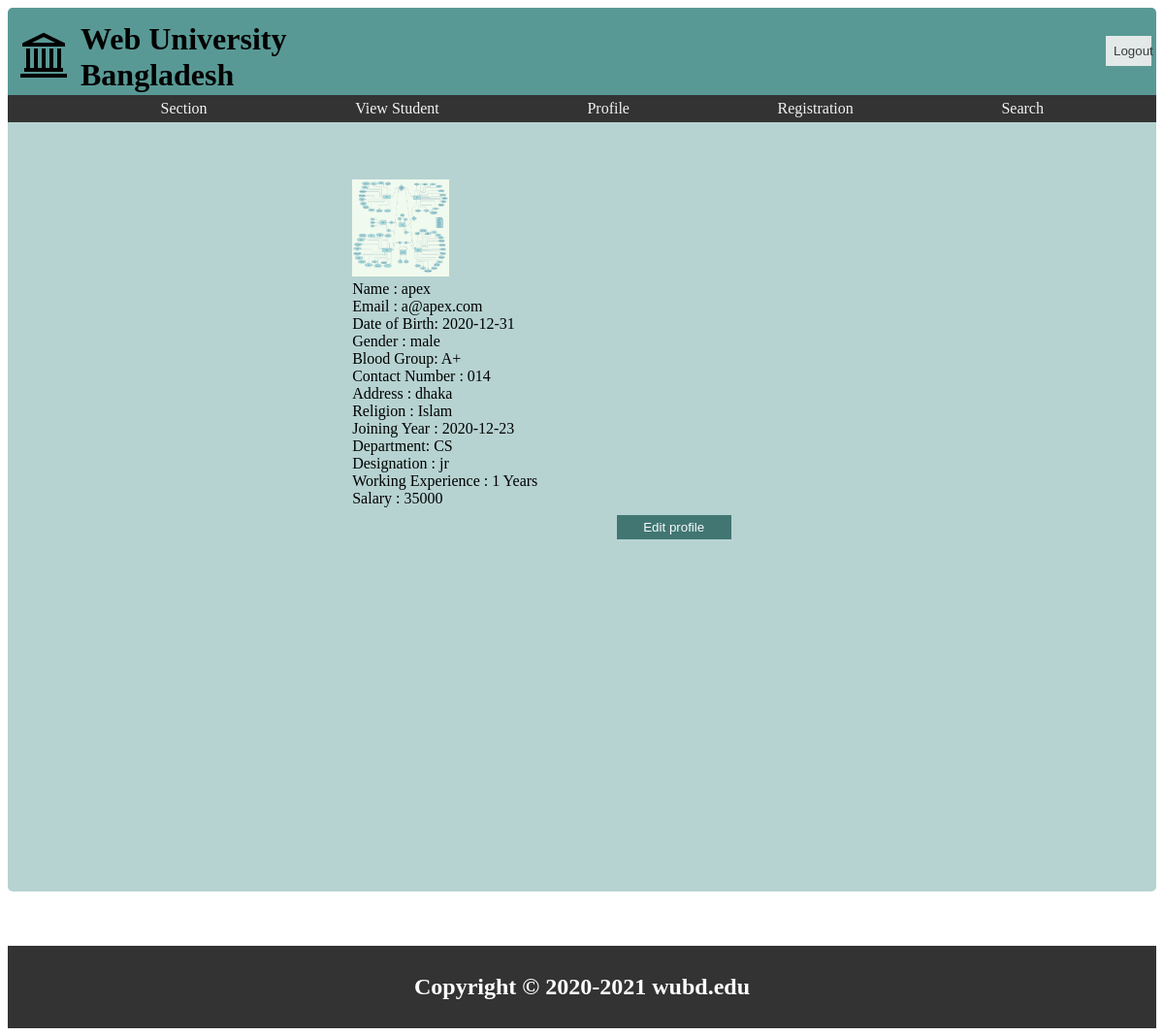
Page /Forms/Teacher_Profile.php (signed in) on the committed database.
### tables this page shows
CREATE TABLE `teacher` (
  `t_id` int(25) NOT NULL,
  `t_name` varchar(25) NOT NULL,
  `email` varchar(25) NOT NULL,
  `dob` varchar(25) NOT NULL,
  `gender` varchar(25) NOT NULL,
  `blood_group` varchar(25) NOT NULL,
  `address` longtext NOT NULL,
  `contact_number` varchar(11) NOT NULL,
  `religion` varchar(25) NOT NULL,
  `joining_year` varchar(25) NOT NULL,
  `salary` varchar(25) NOT NULL,
  `department` varchar(25) NOT NULL,
  `designation` varchar(25) NOT NULL,
  `working_experience` varchar(25) NOT NULL,
  `password` varchar(25) NOT NULL,
  `profile_image` varchar(50) NOT NULL
);

### control/Teacher_Profile_control.php (called while the page is built, shortened)
<?php
$teacher = new Teacher();
$teacher->setEmail(($_SESSION["email"]));
$t_repo = new Teacher_repo();
$entity = $t_repo->Get($teacher);

### Entity/Person.php (called while the page is built, shortened)
<?php
class Person
{
    private $name;
    private $email;
    private $id;
    private $dob;
    private $gender;
    private $contact;
    private $address;
    private $religion;
    private $blood;
    private $image;
    function __construct()
    {
        $this->email = " cons email";
    }
    function setName($name)
    {
        $this->name = $name;
    }
    function getName()
    {
        return $this->name;
    }
    function setEmail($email)
    {
        $this->email = $email;
    }
    function getEmail()
    {
        return $this->email;
    }
    function setId($id)
    {
        $this->id = $id;
    }
    function getId()
    {
        return $this->id;
    }
    function setDob($dob)
    {
        $this->dob = $dob;
    }
    function getDob()
    {
        return $this->dob;
    }
    function setGender($gender)
    {
        $this->gender = $gender;
    }
    function getGender()
    {
        return $this->gender;
    }
    function setContact($contact)
    {
        $this->contact = $contact;
    }
    function getContact()
    {
        return $this->contact;
    }
    function setAddress($address)
    {
        $this->address = $address;
    }
    function getAddress()
    {
        return $this->address;
    }
    function setReligion($religion)
    {
        $this->religion = $religion;
    }
    function getReligion()
    {
        return $this->religion;
    }
    function setBlood($blood)
    {
        $this->blood = $blood;
    }
    function getBlood()
    {
        return $this->blood;
    }
    function setImage($image)
    {
        $this->image = $image;
    }
    function getImage()
    {
        return $this->image;
    }
}

### Repository/Teacher_repo.php (called while the page is built, shortened)
<?php
include('DataAccess.php');
class Teacher_repo
{
    private $db;
    function __construct()
    {
        $this->db = new DataAccess();
    }
    function Get(Teacher $entity)
    {
        $sql2 = "SELECT * FROM teacher WHERE t_id = '" . $entity->getId() . "'  OR email='" . $entity->getEmail() . "' ";
        $result = $this->db->ReaderQuery($sql2);
        $newEntity = new Teacher();
        if ($result->num_rows > 0) {
            while ($row = $result->fetch_assoc()) {
                $newEntity->setId($row["t_id"]);
                $newEntity->setName($row["t_name"]);
                $newEntity->setEmail($row["email"]);
                $newEntity->setDob($row["dob"]);
                $newEntity->setGender($row["gender"]);
                $newEntity->setBlood($row["blood_group"]);
                $newEntity->setAddress($row["address"]);
                $newEntity->setContact($row["contact_number"]);
                $newEntity->setReligion($row["religion"]);
                $newEntity->setJoinig_year($row["joining_year"]);
                $newEntity->setSalary($row["salary"]);
                $newEntity->setDept($row["department"]);
                $newEntity->setDesignation($row["designation"]);
                $newEntity->setWorking_Experience($row["working_experience"]);
                $newEntity->setPassword($row["password"]);
                $newEntity->setImage($row["profile_image"]);
                return $newEntity;
            }
        } else {
            echo "0 result ";
            return null;
        }
    }
}

### Repository/DataAccess.php (called while the page is built, shortened)
<?php
class DataAccess
{
    public $conn;
    function __construct()
    {
        $this->conn = new mysqli("localhost", "root", "", "university_management_system");
    }
    function ReaderQuery($query)
    {
        $result = $this->conn->query($query);
        if ($result != null) {
            return $result;
        } else {
        }
    }
}

### Entity/Teacher_Entity.php (called while the page is built)
<?php
include('Person.php');
class Teacher extends Person
{
    private $joinig_year;
    private $salary;
    private $dept;
    private $designation;
    private $working_experience;
    function setJoinig_year($joinig_year)
    {
        $this->joinig_year = $joinig_year;
    }
    function getJoinig_year()
    {
        return $this->joinig_year;
    }
    function setSalary($salary)
    {
        $this->salary = $salary;
    }
    function getSalary()
    {
        return $this->salary;
    }
    function setDept($dept)
    {
        $this->dept = $dept;
    }
    function getDept()
    {
        return $this->dept;
    }
    function setDesignation($designation)
    {
        $this->designation = $designation;
    }
    function getDesignation()
    {
        return $this->designation;
    }
    function setWorking_Experience($work)
    {
        $this->working_experience = $work;
    }
    function getWorking_Experience()
    {
        return $this->working_experience;
    }
}

### Forms/Teacher_Profile.php (the view, shortened to what this page needs)
<!DOCTYPE html>
<html lang="en">
<?php
include('Teacher_home.php');
include('../control/Teacher_Profile_control.php');
?>
<head>
    <link rel="stylesheet" href="../CSS/Teacher_Reg.css">
</head>
<body>
    <form action="Teacher_Profile_Update.php" method="POST" enctype="multipart/form-data">
        <div class="container">
            <ul>
                <li><label><img src="<?PHP echo $entity->getImage(); ?>" alt="Profile Image" width="100" height="100"> </label></li>
                <li>
                    <label> Name : </label>
                    <label> <?php echo  $entity->getName(); ?> </label>
                </li>
                <li>
                    <label> Email : </label>
                    <label> <?php echo $entity->getEmail(); ?> </label>
                </li>
                <li><label> Date of Birth: </label>
                    <label> <?php echo $entity->getDob(); ?> </label>
                </li>
                <li><label> Gender : </label>
                    <label> <?php echo $entity->getGender(); ?> </label>
                </li>
                <li> <label> Blood Group: </label>
                    <label> <?php echo $entity->getBlood(); ?> </label>
                </li>
                <li><label> Contact Number : </label>
                    <label> <?php echo $entity->getContact(); ?> </label>
                </li>
                <li><label> Address : </label>
                    <label> <?php echo $entity->getAddress(); ?> </label>
                </li>
                <li> <label> Religion : </label>
                    <label> <?php echo $entity->getReligion();  ?> </label>
                </li>
                <li><label> Joining Year : </label>
                    <label> <?php echo $entity->getJoinig_year(); ?> </label>
                </li>
                <li> <label> Department: </label>
                    <label> <?php echo $entity->getDept();  ?> </label>
                </li>
                <li><label> Designation : </label>
                    <label> <?php echo $entity->getDesignation(); ?> </label>
                </li>
                <li><label> Working Experience : </label>
                    <label> <?php if ($entity->getWorking_Experience() == "NoExperience") {
                                echo '0';
                            } else {
                                echo $entity->getWorking_Experience();
                            } ?> Years </label>
                </li>
                <li><label> Salary : </label>
                    <label> <?php if ($entity->getSalary() == "NoSalary") {
                                echo '0';
                            } else {
                                echo $entity->getSalary();
                            } ?> </label>
                </li>
            </ul>
            <input type="submit" name=edit id="edit" class="registerbtn" value="Edit profile">
        </div>
    </form>
    <br><br>
    <?php include '../Common/footer.php'; ?>
</body>
</html>

### Forms/Teacher_Home.php (shortened to what this page needs)
<!DOCTYPE html>
<?php
$section = "Teacher_Section.php";
$view_student = "Teacher_View_Student.php";
$profile = "Teacher_Profile.php";
$teacher_reg = "Teacher_Reg.php";
$teacher_search = "Teacher_Search.php";
?>
<head>
    <link rel="stylesheet" href="../CSS/Teacher_Home2.css">
</head>
<body>
    <div class="mainheader">
        <div class="header">
            <div class="icon">
                <img src="../Resources/varsity.png" alt="University logo">
            </div>
            <div class="title">
                <h1>Web University<br>Bangladesh</h1>
            </div>
            <form method="POST" enctype="multipart/form-data">
                <button type="submit" name=logout class="logoutbtn">Logout</button>
            </form>
        </div>
        <div class="topnav">
            <ul>
                <li><a href="<?php echo $section ?>">
                        Section
                    </a></li>
                <li><a href="<?php echo $view_student ?>">
                        View Student
                    </a></li>
                <li> <a href="<?php echo $profile ?>">
                        Profile
                    </a></li>
                <li> <a href="<?php echo $teacher_reg ?>">
                        Registration
                    </a></li>
                <li> <a href="<?php echo $teacher_search ?>">
                        Search
                    </a></li>
            </ul>
        </div>
    </div>
</body>
</html>

### Common/footer.php (shortened to what this page needs)
<!DOCTYPE html>
<html lang="en">
<head>
    <link rel="stylesheet" href="../CSS/Footer.css">
</head>
<body>
    <div class="footer">
        <h2><?php
            echo "<p>Copyright &copy; 2020-" . date("Y") . " wubd.edu</p>";
            ?></h2>
    </div>
</body>
</html>

### CSS/Teacher_Home2.css (style rules this page uses)
.header { background-color: #599995; text-align: left; padding: 5px; border-radius: 5px 5px 0px 0px; margin-left: 0%; }
.topnav { overflow: hidden; background-color: #333; padding: 5px; }
.topnav a { float: left; display: block; color: #f2f2f2; text-align: center; text-decoration: none; margin-left: 13%; }
ul { list-style-type: none; margin: 0; padding: 0; }
.logoutbtn { background-color: #f2f2f2; color: #333; padding: 8px 8px; margin: 8px 0; border: none; cursor: pointer; width: 4%; opacity: 0.9; float: right; margin-top: -56px; }
.icon { height: 56px; margin-top: 13px; }
.title { margin-left: 70px; margin-top: -81px; overflow: hidden; margin-bottom: -25px; }

### CSS/Teacher_Reg.css (style rules this page uses)
* { box-sizing: border-box; }
.container { text-align: left; background-color: #b6d3d1; padding-top: 5%; padding-bottom: 30%; border-radius: 0px 0px 5px 5px; overflow: hidden; }
.registerbtn { background-color: #356d69; color: white; padding: 5px 7px; margin: 8px 0; border: none; cursor: pointer; width: 100%; opacity: 0.9; text-decoration: none; }
#submit, #refresh, #edit, #update { margin-left: 53%; width: 10%; }
a { color: dodgerblue; }
form { align-content: center; }
.container ul li { margin-left: 30%; }
.container ul { margin-left: 0%; }

### CSS/Footer.css (style rules this page uses)
.footer h2 { position: static; padding: 5px; left: 0; bottom: 0; width: 100%; background-color: #333; color: white; text-align: center; margin-bottom: auto; }

### rows in the picture
teacher: profile_image (picture), t_name "apex", email "a@apex.com", dob "2020-12-31", gender "male", blood_group "A+", contact_number "014", address "dhaka", religion "Islam", joining_year "2020-12-23", department "CS", designation "jr", working_experience "1", salary "35000"
